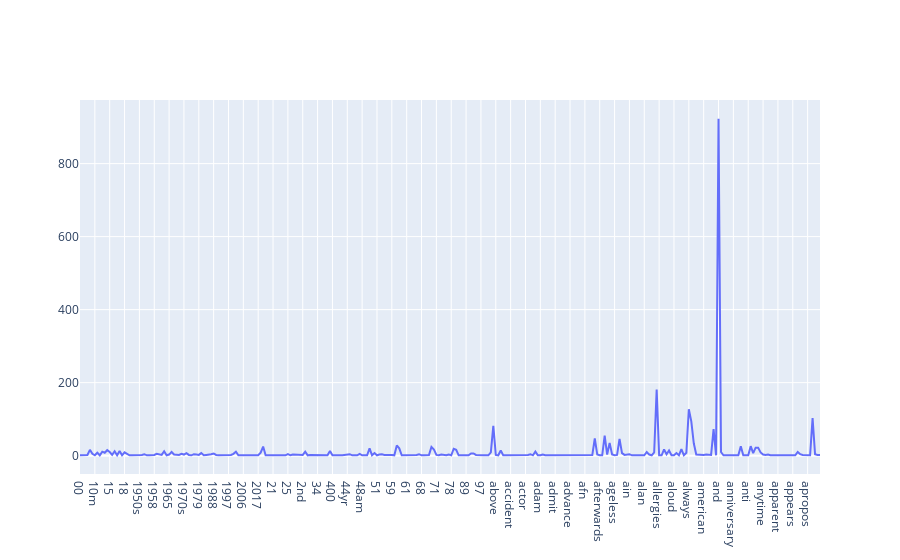

The notebook cell this image was saved under:
### Code cell
# Exercise 12
term_frequencies = np.asarray(df_counts.sum(axis=0))[0]

pof.init_notebook_mode(connected = True)
pof.iplot([{'x': count_vect.get_feature_names_out()[:300], 'y': term_frequencies[:300]}])

### Figure 1 — Plotly figure (JSON) as saved in the notebook; plotly's stock layout.template omitted (floating-point values rounded to 4 significant figures; data arrays with more than 128 entries replaced by an {"elided": "..."} marker saying what was removed)
{"data": [{"type": "scatter", "x": {"elided": "300 str values"}, "y": {"elided": "300 int values"}}], "layout": {}}
